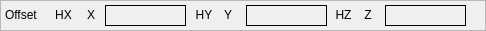
   <widget class="QFrame" name="frame_4">
    <property name="geometry">
     <rect>
      <x>5</x>
      <y>5</y>
      <width>486</width>
      <height>31</height>
     </rect>
    </property>
    <property name="frameShape">
     <enum>QFrame::StyledPanel</enum>
    </property>
    <property name="frameShadow">
     <enum>QFrame::Raised</enum>
    </property>
    <widget class="QLabel" name="label_2">
     <property name="geometry">
      <rect>
       <x>220</x>
       <y>5</y>
       <width>16</width>
       <height>19</height>
      </rect>
     </property>
     <property name="text">
      <string>Y</string>
     </property>
     <property name="alignment">
      <set>Qt::AlignCenter</set>
     </property>
    </widget>
    <widget class="QLabel" name="label_3">
     <property name="geometry">
      <rect>
       <x>360</x>
       <y>5</y>
       <width>16</width>
       <height>19</height>
      </rect>
     </property>
     <property name="text">
      <string>Z</string>
     </property>
     <property name="alignment">
      <set>Qt::AlignCenter</set>
     </property>
    </widget>
    <widget class="QLabel" name="dro_lb_x">
     <property name="geometry">
      <rect>
       <x>105</x>
       <y>5</y>
       <width>81</width>
       <height>21</height>
      </rect>
     </property>
     <property name="font">
      <font>
       <family>FreeMono</family>
       <pointsize>12</pointsize>
       <weight>75</weight>
       <bold>true</bold>
      </font>
     </property>
     <property name="frameShape">
      <enum>QFrame::Box</enum>
     </property>
     <property name="text">
      <string/>
     </property>
    </widget>
    <widget class="QLabel" name="dro_lb_z">
     <property name="geometry">
      <rect>
       <x>385</x>
       <y>5</y>
       <width>81</width>
       <height>21</height>
      </rect>
     </property>
     <property name="font">
      <font>
       <family>FreeMono</family>
       <pointsize>12</pointsize>
       <weight>75</weight>
       <bold>true</bold>
      </font>
     </property>
     <property name="frameShape">
      <enum>QFrame::Box</enum>
     </property>
     <property name="text">
      <string/>
     </property>
    </widget>
    <widget class="QLabel" name="label">
     <property name="geometry">
      <rect>
       <x>83</x>
       <y>5</y>
       <width>16</width>
       <height>19</height>
      </rect>
     </property>
     <property name="text">
      <string>X</string>
     </property>
     <property name="alignment">
      <set>Qt::AlignCenter</set>
     </property>
    </widget>
    <widget class="QLabel" name="dro_lb_y">
     <property name="geometry">
      <rect>
       <x>246</x>
       <y>5</y>
       <width>81</width>
       <height>21</height>
      </rect>
     </property>
     <property name="font">
      <font>
       <family>FreeMono</family>
       <pointsize>12</pointsize>
       <weight>75</weight>
       <bold>true</bold>
      </font>
     </property>
     <property name="frameShape">
      <enum>QFrame::Box</enum>
     </property>
     <property name="text">
      <string/>
     </property>
    </widget>
    <widget class="QLabel" name="home_lb_0">
     <property name="geometry">
      <rect>
       <x>53</x>
       <y>5</y>
       <width>21</width>
       <height>19</height>
      </rect>
     </property>
     <property name="frameShape">
      <enum>QFrame::NoFrame</enum>
     </property>
     <property name="text">
      <string>HX</string>
     </property>
     <property name="alignment">
      <set>Qt::AlignCenter</set>
     </property>
    </widget>
    <widget class="QLabel" name="home_lb_1">
     <property name="geometry">
      <rect>
       <x>194</x>
       <y>5</y>
       <width>20</width>
       <height>19</height>
      </rect>
     </property>
     <property name="frameShape">
      <enum>QFrame::NoFrame</enum>
     </property>
     <property name="text">
      <string>HY</string>
     </property>
     <property name="alignment">
      <set>Qt::AlignCenter</set>
     </property>
    </widget>
    <widget class="QLabel" name="home_lb_2">
     <property name="geometry">
      <rect>
       <x>333</x>
       <y>5</y>
       <width>21</width>
       <height>19</height>
      </rect>
     </property>
     <property name="frameShape">
      <enum>QFrame::NoFrame</enum>
     </property>
     <property name="text">
      <string>HZ</string>
     </property>
     <property name="alignment">
      <set>Qt::AlignCenter</set>
     </property>
    </widget>
    <widget class="QLabel" name="label_34">
     <property name="geometry">
      <rect>
       <x>5</x>
       <y>5</y>
       <width>46</width>
       <height>19</height>
      </rect>
     </property>
     <property name="text">
      <string>Offset</string>
     </property>
    </widget>
   </widget>
